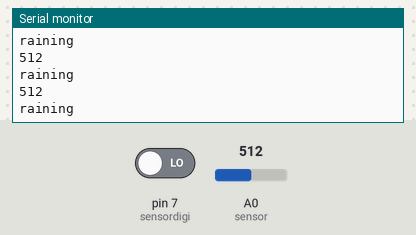
Recording of a sketch running on a simulated Arduino Uno, built with avr-gcc and run on an emulated ATmega328P. Parts: the last lines printed to the serial monitor. The inputs (shaded band) are chosen by the test bench; at power-on: A0 (sensor) = 512, pin 7 (sensordigi) LOW.

Above: at 2.7 s.
2.8 s: A0 (sensor) set to 11
At 3.9 s:
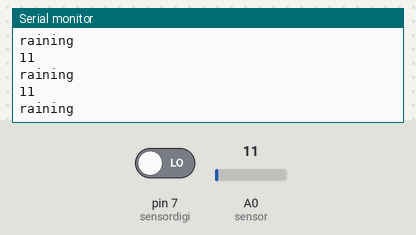
4.3 s: A0 (sensor) set to 8
At 4.9 s:
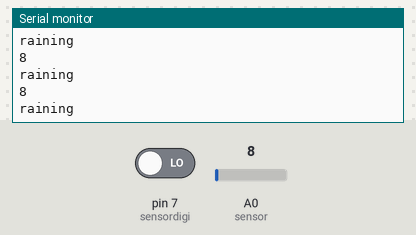
Timing chart, 0 to 7.3 s (numbered marks = the images above; inputs shaded):
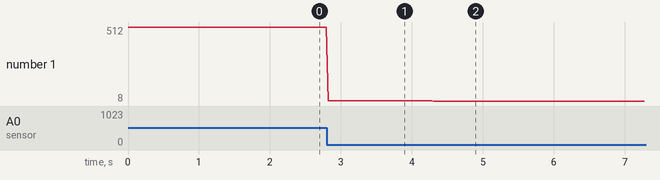

Measured:
- after the input at 2.8 s, the serial monitor: prints a new line at once (image 1)
- after the input at 4.3 s, the serial monitor: prints a new line at once (image 2)
- plotted number 1: 512 → 11 after the input at 2.8 s, 11 → 8 after the input at 4.3 s

The sketch:

sketch_dec19c.ino
```cpp
int sensor=A0;
int sensordigi=7;
int waterVal=0;
int waterValdig=0;
void setup() {
  // put your setup code here, to run once:
pinMode(sensor,INPUT);
pinMode(sensordigi,INPUT);
Serial.begin(9600);
}

void loop() {
  // put your main code here, to run repeatedly:
waterVal=analogRead(sensor);
waterValdig=digitalRead(sensordigi);
Serial.println(waterVal);
//Serial.println(waterValdig);
if(waterValdig == 1){
  Serial.println("No rain");
}else{
    Serial.println("raining");
}
delay(30);
}
```
